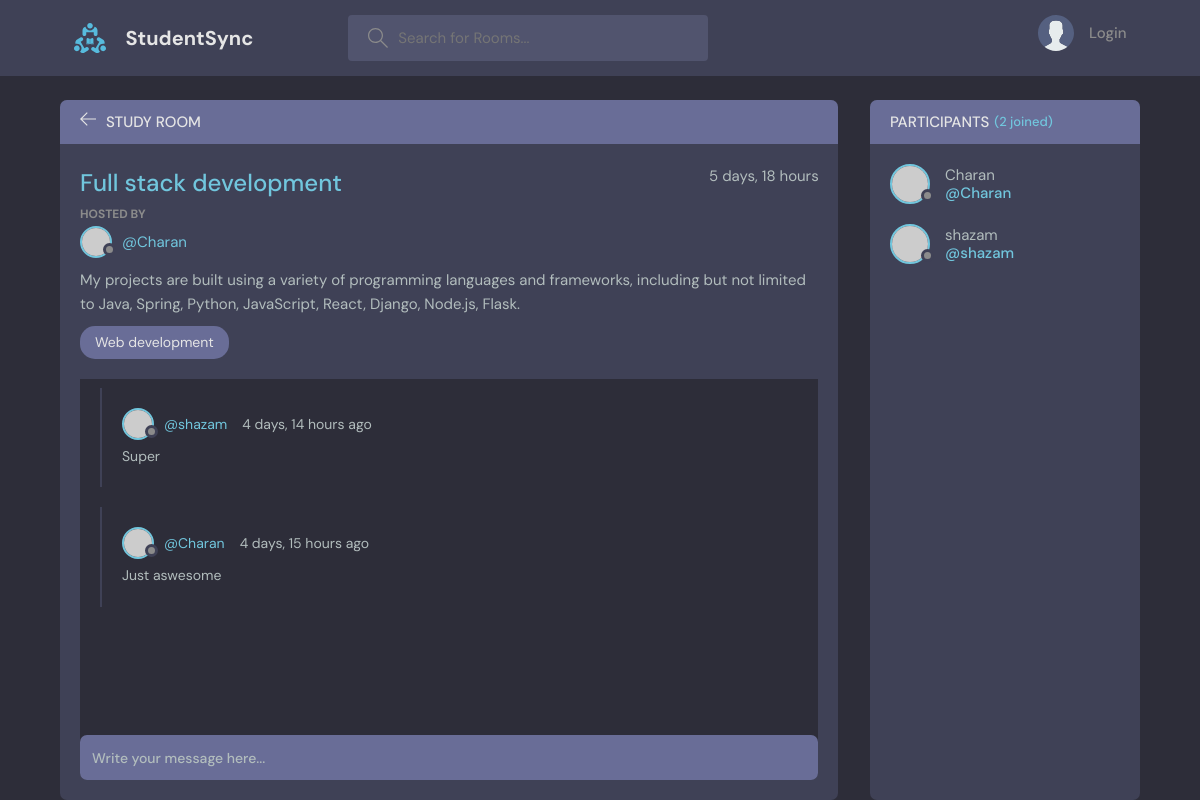
Page /room/6/ on the committed database.
### base/models.py (models this page shows, shortened)
class Room(models.Model):
    host= models.ForeignKey(User,on_delete=models.SET_NULL,null=True)
    topic= models.ForeignKey(Topic,on_delete=models.SET_NULL,null=True)
    name=models.CharField(max_length=200)
    description=models.TextField(null=True,blank=True)
    participants=models.ManyToManyField(User,related_name='participants',blank=True)
    updated=models.DateTimeField(auto_now=True)
    created=models.DateTimeField(auto_now_add=True)
    class Meta:
        ordering=['-updated','-created']

class Topic(models.Model):
    name=models.CharField(max_length=200)

class Message(models.Model):
    user=models.ForeignKey(User,on_delete=models.CASCADE)
    room=models.ForeignKey(Room,on_delete=models.CASCADE)
    body=models.TextField()
    updated=models.DateTimeField(auto_now=True)
    created=models.DateTimeField(auto_now_add=True)
    class Meta:
        ordering=['-updated','-created']

### base/views.py (the view, shortened to what this page needs)
# urls.py: path('room/<str:pk>/',views.room,name="room"),
def room(request, pk):
    rooms = Room.objects.get(id=pk)
    roommessages = rooms.message_set.all().order_by('-created')
    participants = rooms.participants.all()
    context = {'rooms': rooms, 'roommessages': roommessages,
               'participants': participants}
    return render(request, 'base/room.html', context)

### base/templates/base/room.html (shortened to what this page needs)
{% extends 'main.html' %} {% block content %}
<main class="profile-page layout layout--2">
  <div class="container">
    <div class="room">
      <div class="room__top">
        <div class="room__topLeft">
          <a href="{% url 'home' %}">
            <svg
              version="1.1"
              xmlns="http://www.w3.org/2000/svg"
              width="32"
              height="32"
              viewBox="0 0 32 32"
            >
              <title>arrow-left</title>
              <path
                d="M13.723 2.286l-13.723 13.714 13.719 13.714 1.616-1.611-10.96-10.96h27.625v-2.286h-27.625l10.965-10.965-1.616-1.607z"
              ></path>
            </svg>
          </a>
          <h3>Study Room</h3>
        </div>
      </div>
      <div class="room__box scroll">
        <div class="room__header scroll">
          <div class="room__info">
            <h3>{{rooms.name}}</h3>
            <span>{{rooms.created|timesince}}</span>
          </div>
          <div class="room__hosted">
            <p>Hosted By</p>
            <a href="{% url 'profile' rooms.host.id %}" class="room__author">
              <div class="avatar avatar--small">
                <img src="https://randomuser.me/api/portraits/men/37.jpg" />
              </div>
              <span>@{{rooms.host.username}}</span>
            </a>
          </div>
          <div class="room__details">
            {{rooms.description}}
          </div>
          <span class="room__topics">{{rooms.topic.name}}</span>
        </div>
        <div class="room__conversation">
          <div class="threads scroll">
            {% for message in roommessages %}
            <div class="thread">
              <div class="thread__top">
                <div class="thread__author">
                  <a href="{% url 'profile' message.user.id %}" class="thread__authorInfo">
                    <div class="avatar avatar--small">
                      <img
                        src="https://randomuser.me/api/portraits/men/37.jpg"
                      />
                    </div>
                    <span>@{{message.user.username}}</span>
                  </a>
                  <span class="thread__date">{{message.created|timesince}} ago</span>
                </div>
              </div>
              <div class="thread__details">
                {{message.body}}
              </div>
            </div>
            {% endfor %}
          </div>
        </div>
      </div>
      <div class="room__message">
        <form action="" method="POST">
          <input name="body" placeholder="Write your message here..." />
        </form>
      </div>
    </div>
    <div class="participants">
      <h3 class="participants__top">Participants <span>({{participants.count}} joined)</span></h3>
      <div class="participants__list scroll">
        {% for user in participants %}
        <a href="{% url 'profile' user.id %}" class="participant">
          <div class="avatar avatar--medium">
            <img src="https://randomuser.me/api/portraits/men/37.jpg" />
          </div>
          <p>
            {{user.username}}
            <span>@{{user.username}}</span>
          </p>
        </a>
        {% endfor %}
      </div>
    </div>
  </div>
</main>
{% endblock content %}

### rows in the picture
Room: name "Full stack development", created "5 days, 18 hours", host.username "Charan", description "My projects are built using a variety of programming languages and frameworks, including but not limited to Java, Spring, Python, JavaScript, React, Django, Node.js, Flask.", topic.name "Web development"
Message: user.username "shazam", created "4 days, 14 hours", body "Super"
Message: user.username "Charan", created "4 days, 15 hours", body "Just aswesome"

### other values in the picture
{{ participants.count }} "2"
{{ user.username }} "Charan"
{{ user.username }} "shazam"
